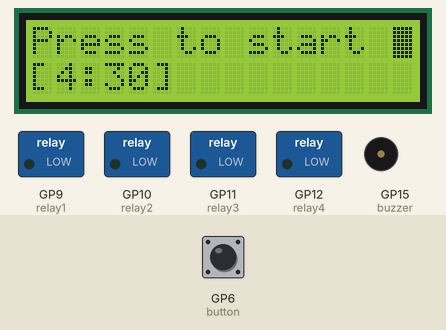
Simulated run of this program. Board: Raspberry Pi Pico running MicroPython. On the bench: 16×2 character LCD, switched loads named in the program (green lamp = pin HIGH), buzzer (waves = sounding). Inputs (shaded band) come from the test bench; at power-on: GP6 (button) LOW. Library files of the repository ran but are not shown: pico_i2c_lcd.py.

Above: at 4.3 s.
4.4 s: GP6 (button) pulled HIGH for 0.15 s
At 4.71 s:
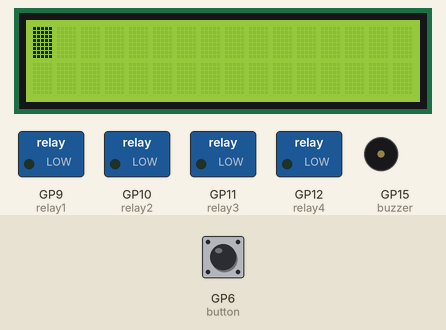
At 5.5 s:
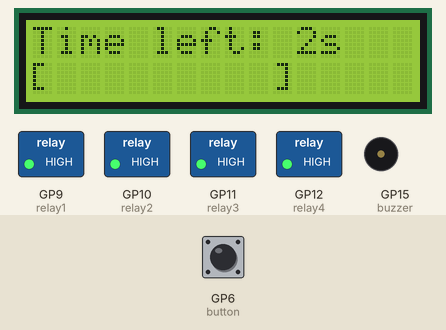
7.5 s: GP6 (button) pulled HIGH for 1 s
At 10.9 s:
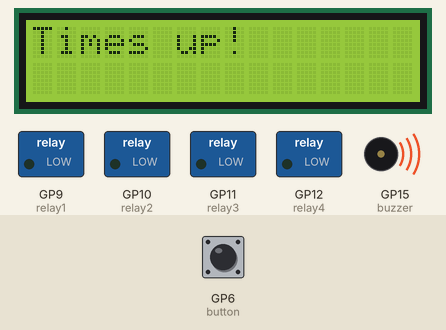
Timing chart, 0 to 16.4 s (numbered marks = the images above; inputs shaded):
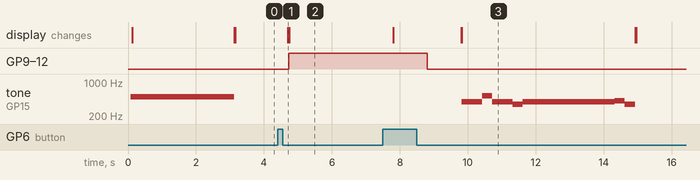

Measured:
- after the input at 4.4 s, GP9 (relay1), GP10 (relay2), GP11 (relay3), GP12 (relay4): LOW → HIGH after 0.32 s; the display: changes after 0.30 s (image 1)
- after the input at 7.5 s, GP9 (relay1), GP10 (relay2): HIGH → LOW after 1.3 s

The program:

main.py
```python
# Import necessary libraries
from machine import I2C, Pin, PWM
import time
import utime
from pico_i2c_lcd import I2cLcd

# Initialize I2C, LCD, button, and buzzer
i2c = I2C(0, sda=Pin(0), scl=Pin(1), freq=400000)
button = Pin(6, Pin.IN, Pin.PULL_DOWN)
buzzer = PWM(Pin(15))

# Initialize variables
s = 0
bs = 0
t = 270
x = 1
y = 1

# Initialize relay control pins
relay1 = Pin(9, Pin.OUT)
relay2 = Pin(10, Pin.OUT)
relay3 = Pin(11, Pin.OUT)
relay4 = Pin(12, Pin.OUT)

# Define musical tones and song
tones = {"G": 392, "C": 523, "E": 349, "F": 415}
song = ["G", "G", "C", "G", "G", "E", "G", "G", "G", "G", "G", "G", "G", "G", "G", "F", "E"]

# Define custom characters for LCD
k1 = bytearray([0x01, 0x01, 0x02, 0x06, 0x04, 0x0C, 0x08, 0x18])
k2 = bytearray([0x01, 0x01, 0x01, 0x02, 0x02, 0x0D, 0x08, 0x10])
k3 = bytearray([0x00, 0x02, 0x0C, 0x10, 0x12, 0x0D, 0x00, 0x00])

c1 = bytearray([0x10, 0x10, 0x10, 0x10, 0x10, 0x10, 0x10, 0x10])
c2 = bytearray([0x18, 0x18, 0x18, 0x18, 0x18, 0x18, 0x18, 0x18])
c3 = bytearray([0x1C, 0x1C, 0x1C, 0x1C, 0x1C, 0x1C, 0x1C, 0x1C])
c4 = bytearray([0x1E, 0x1E, 0x1E, 0x1E, 0x1E, 0x1E, 0x1E, 0x1E])
c5 = bytearray([0x1F, 0x1F, 0x1F, 0x1F, 0x1F, 0x1F, 0x1F, 0x1F])

# Initialize LCD with custom characters
I2C_ADDR = i2c.scan()[0]
lcd = I2cLcd(i2c, I2C_ADDR, 2, 16)
lcd.custom_char(6, k1)
lcd.custom_char(7, k2)
lcd.custom_char(8, k3)
lcd.custom_char(1, c1)
lcd.custom_char(2, c2)
lcd.custom_char(3, c3)
lcd.custom_char(4, c4)
lcd.custom_char(5, c5)

# Function to update the LCD screen
def UpdateScreen():
    global s, bs, t, x, y
    if s == 1:
        lcd.clear()
        lcd.blink_cursor_on()
        lcd.move_to(0, 0)
        lcd.putstr("Press to start\n")
        lcd.move_to(0, 1)
        lcd.putstr("[4:30]")
        lcd.move_to(15, 0)
    if s == 2:
        if bs == 0:
            lcd.clear()
            bs = 1
            relay1(1)
            relay2(1)
            relay3(1)
            relay4(1)
        if t >= 0:
            lcd.move_to(0, 0)
            lcd.putstr("Time left: " + str(t))
            if t > 100:
                lcd.move_to(12, 0)
                lcd.putstr("s ")
            elif 10 < t < 100:
                lcd.move_to(11, 0)
                lcd.putstr("s ")
            elif t < 10:
                lcd.move_to(10, 0)
                lcd.putstr("s ")
            lcd.move_to(0, 1)
            lcd.putstr("[")
            lcd.move_to(10, 1)
            lcd.putstr("]")
            t = t - 1
            if t % 5 == 0:
                if x < 10:
                    lcd.move_to(x, 1)
                    if y < 6:
                        lcd.putstr(chr(y))
                        y = y + 1
                    else:
                        x = x + 1
                        y = 1
            lcd.hide_cursor()
        else:
            relay1(0)
            relay2(0)
            relay3(0)
            relay4(0)
            bs = 0
            s = s + 1

# Function to play a musical tone
def playtone(frequency):
    buzzer.duty_u16(1000)
    buzzer.freq(frequency)

# Initialize buzzer and display initial message
buzzer.freq(500)
buzzer.duty_u16(1000)
lcd.clear()
lcd.hide_cursor()
lcd.putstr(" " + chr(6) + "   KRZYMOWSKI\n")
lcd.putstr(chr(7) + chr(8) + "    creative")
time.sleep(3)
buzzer.duty_u16(0)
s = 1
UpdateScreen()

while True:
    while s == 1:
        if button.value():
            s = s + 1
            time.sleep(0.3)
            lcd.clear()
            lcd.hide_cursor()
            lcd.blink_cursor_off()
    while s == 2:
        UpdateScreen()
        time.sleep(1)
        if button.value():
            t = 0
    while s == 3:
        lcd.clear()
        lcd.putstr("Times up!")
        buzzer.duty_u16(1000)
        for i in range(len(song)):
            playtone(tones[song[i]])
            time.sleep(0.3)
        buzzer.duty_u16(0)
        s = 1
        t = 270
        x = 0
        y = 0
        UpdateScreen()
```
